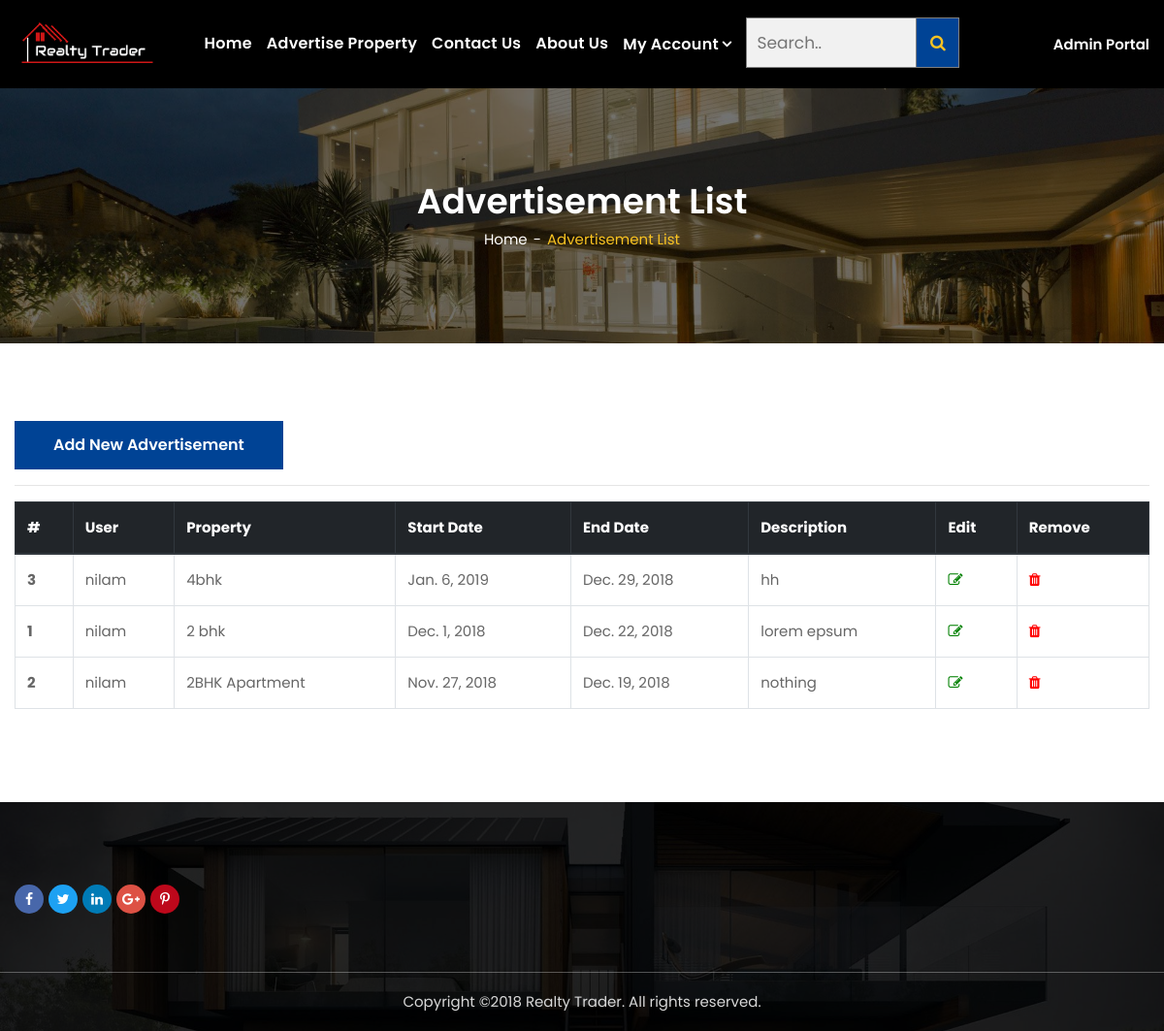
The app's page /userlistAdvertisement (signed in) with its own data.
### eproperty/models.py (models this page shows, shortened)
class Advertisement(models.Model):
    id = models.AutoField(primary_key=True)
    advUserId = models.ForeignKey(User, on_delete=models.CASCADE)
    advProperty = models.ForeignKey(Property, on_delete=models.CASCADE, default='')
    advStartDate = models.DateField()
    advEndDate = models.DateField()
    advDescription = models.TextField()

class Property(models.Model):
    propertyID = models.IntegerField()
    propertyTitle = models.CharField(max_length=100)
    property_category = models.ForeignKey(PropertyCategory, on_delete=models.CASCADE)
    property_sector = models.ForeignKey(PropertySector, on_delete=models.CASCADE)
    property_facing = models.ForeignKey(PropertyFacing, on_delete=models.CASCADE)
    property_country = models.ForeignKey(Country, on_delete=models.CASCADE)
    property_province = models.ForeignKey(Province, on_delete=models.CASCADE)
    property_city = models.ForeignKey(City, on_delete=models.CASCADE)
    propertyStreet = models.CharField(max_length=200)
    propertyPostalCode = models.CharField(max_length=200)
    propertyStreetNumber = models.CharField(max_length=200)
    propertyConstructionDate = models.DateField()
    propertyRegistrationDate = models.DateField()
    propertyNoOfHalls = models.IntegerField()
    propertyNoOfBedRooms = models.IntegerField()
    propertyNoOfBathRooms = models.FloatField()
    propertyNoOfFloors = models.IntegerField()
    propertyTotalArea = models.FloatField()
    propertyAskingPrice = models.DecimalField(max_digits=10, decimal_places=2)
    propertySellingPrice = models.DecimalField(max_digits=10, decimal_places=2)
    def __str__(self):
        return self.propertyTitle

### eproperty/views.py (the view)
# urls.py: path('userlistAdvertisement', views.userlistAdvertisement, name='userlistAdvertisement'),
def userlistAdvertisement(request):
    ads = Advertisement.objects.all().filter(advUserId=request.user.id).order_by('-advStartDate')
    return render(request, 'home/userlistAdvertisement.html', {'ads': ads})

### templates/home/userlistAdvertisement.html
{% extends 'home/base.html' %}
{% block client %}
    <div class="page-banner-section section">
        <div class="container">
            <div class="row">
                <div class="col">
                    <h1 class="page-banner-title">Advertisement List</h1>
                    <ul class="page-breadcrumb">
                        <li><a href="{% url 'home' %}">Home</a></li>
                        <li class="active">Advertisement List</li>
                    </ul>
                </div>
            </div>
        </div>
    </div>
    <div class="login-register-section section pt-100 pt-lg-80 pt-md-70 pt-sm-60 pt-xs-50 pb-100 pb-lg-80 pb-md-70 pb-sm-60 pb-xs-50">
        <div class="container">
            <div class="row">
                <div class="col-lg-12 col-md-12 col-12 ml-auto mr-auto">
                    <a class="btn btn-primary" href="{% url 'useraddAdvertisement' %}">Add New Advertisement </a>
                    <hr>
                    <table class="table table-bordered table-hover">
                        <thead class="thead-dark">
                        <tr>
                            <th scope="col">#</th>
                            <th scope="col">User</th>
                            <th scope="col">Property</th>
                            <th scope="col">Start Date</th>
                            <th scope="col">End Date</th>
                            <th scope="col">Description</th>
                            <th scope="col">Edit</th>
                            <th scope="col">Remove</th>
                        </tr>
                        </thead>
                        <tbody>
                        {% if ads != '' %}
                            {% for ad in ads %}
                                <tr>
                                    <th scope="row">{{ ad.id }}</th>
                                    <td>{{ ad.advUserId }}</td>
                                    <td>{{ ad.advProperty }}</td>
                                    <td>{{ ad.advStartDate }}</td>
                                    <td>{{ ad.advEndDate }}</td>
                                    <td>{{ ad.advDescription }}</td>
                                    <td><a href="{% url "usereditAdvertisement" ad.id %}"><i style="color: green;"
                                                                                             class="fa fa-edit"></i></a>
                                    </td>
                                    <td><a href="{% url "useradvertisementConfirmDelete" ad.id %}"><i
                                            style="color: red;"
                                            class="fa fa-trash"></i></a>
                                    </td>
                                </tr>
                            {% endfor %}
                        {% endif %}
                        </tbody>
                    </table>
                </div>
            </div>
        </div>
    </div>
{% endblock %}

### records on screen
Advertisement: id "3", advUserId "nilam", advProperty "4bhk", advStartDate "Jan. 6, 2019", advEndDate "Dec. 29, 2018", advDescription "hh"
Advertisement: id "1", advUserId "nilam", advProperty "2 bhk", advStartDate "Dec. 1, 2018", advEndDate "Dec. 22, 2018", advDescription "lorem epsum"
Advertisement: id "2", advUserId "nilam", advProperty "2BHK Apartment", advStartDate "Nov. 27, 2018", advEndDate "Dec. 19, 2018", advDescription "nothing"
